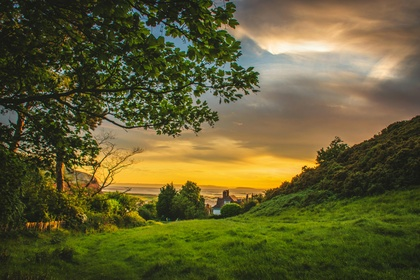
%> input picture Assignment_2/trees.jpg, 420 x 280 px, shrunk from 6000 x 4000 before the run
$ octave func_implementation.m   (GNU Octave 9; MATLAB toolbox functions it lacks are replaced by stand-ins)
%> lines starting %> are read from the running program, lines starting %| are printed output that depends on the picture
%> further down, img is the input picture: size 280x420x3 uint8; mean R, G, B 97, 92, 48.7
### Assignment_2/DCT_calculate.m
%% Problem_1(a), DCT 8x8
function compressed = DCT_calculate(image)

    if size(image, 3) == 3
        gray_img = rgb2gray(image); % ensure RGB to Grey scale
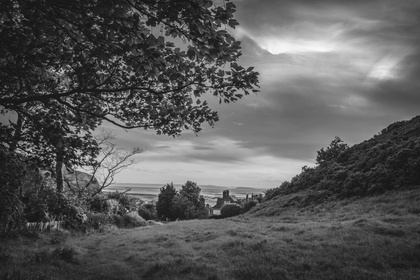
%> gray_img: size 280x420 uint8; min 8, max 250, mean 88.6
    else
        gray_img = image;
    end

    gray_img = double(gray_img); % change uint8 to float
%> gray_img: size 280x420 double
    gray_img = gray_img - 128; % make zero-centered [-128,127] not [0,255]
    [row, column] = size(gray_img);
%> row = 280; column = 420

    row_div_8 = ceil(row/8) * 8; % ensure row divisible by 8
%> row_div_8 = 280
    col_div_8 = ceil(column/8) * 8; % ensure column divisible by
%> col_div_8 = 424

    fill_matrix = padarray(gray_img, [row_div_8 - row, col_div_8 - column], ...
                "replicate", "post"); % fill the missing values
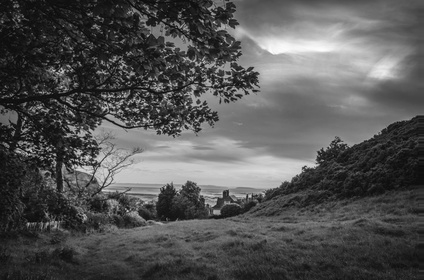
%> fill_matrix: size 280x424 double; min -120, max 122, mean -39.7; drawn with min black and max white

    compressed = zeros(size(fill_matrix));

    for i = 1:8:size(fill_matrix,1)

        for j =1:8:size(fill_matrix, 2)

            bl_8x8 = fill_matrix(i:i+7, j:j+7);
            compressed(i:i+7, j:j+7) = dct2(bl_8x8);

        end

    end
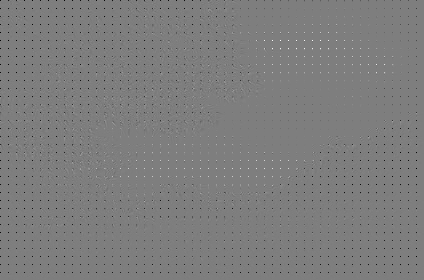
%> compressed: size 280x424 double; min -834.3, max 847.8, mean -4.9; drawn with min black and max white

    figure;
    imshow(uint8(gray_img)), title('Original Image in Gray Scale');
%> after `imshow(uint8(gray_img))`:
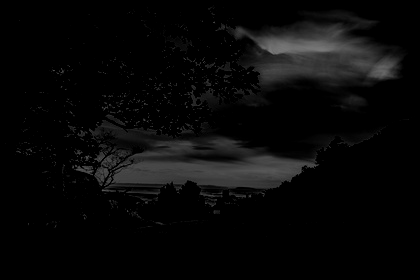
%> displayed picture: size 280x420, on the screen's scale of 0 to 255; min 0, max 122, mean 8.5
%     subplot(1,2,2), imshow(uint8(image)), title('Original Image in RGB');
    disp("DCT row: " + size(compressed,1));
%| DCT row: 280
    disp("DCT column: " + size(compressed,2));
%| DCT column: 424

end

%%

### Assignment_2/IDCT_calculate.m
%% Problem_1(a), IDCT_reconstruction

function reconstruction = IDCT_calculate(DCT)
    reconstruction = zeros(size(DCT));

    for i = 1:8:size(reconstruction,1)

        for j = 1:8:size(reconstruction,2)

            bl_8x8 = DCT(i:i+7, j:j+7);
            reconstruction(i:i+7, j:j+7) = idct2(bl_8x8);

        end

    end

    reconstruction = reconstruction + 128; % back to [0, 255]
    figure;
    imshow(uint8(reconstruction)), title('Reconstructed Image in Gray Scale');
%     subplot(1,2,2), imshow(uint8(repmat(reconstruction, [1, 1, 3]))), title('Reconstructed Image in RGB');

end

%%

### Assignment_2/Mth_coeff.m
%% Problem_1(b), keeping Mth coeff

function compressed = Mth_coeff(image, M)

    if size(image, 3) == 3
        gray_img = rgb2gray(image); % ensure RGB to Grey scale
    else
        gray_img = image;
    end

    gray_img = double(gray_img); % change uint8 to float
    gray_img = gray_img - 128; % make zero-centered [-128,127] not [0,255]
    [row, column] = size(gray_img);

    row_div_8 = ceil(row/8) * 8; % ensure row divisible by 8
    col_div_8 = ceil(column/8) * 8; % ensure column divisible by

    fill_matrix = padarray(gray_img, [row_div_8 - row, col_div_8 - column], ...
                "replicate", "post"); % fill the missing values

    compressed = zeros(size(fill_matrix));
%> the run ends on the next line
    zigzag_idx = jpgzzind(8,8);

    for i = 1:8:size(fill_matrix, 1)
        for j = 1:8:size(fill_matrix, 2)

            bl_8x8 = fill_matrix(i:i+7, j:j+7); % get 8×8 block

            dct_block = dct2(bl_8x8); % 2D DCT

            flatten_com = reshape(dct_block.', 64, 1);

            low_freq_first = flatten_com(zigzag_idx);
            low_freq_first(M+1:end) = 0; % eliminate the rest

            rearrange = zeros(64,1); % back to original 8×8
            rearrange(zigzag_idx) = low_freq_first;
            rearrange = reshape(rearrange, 8, 8).';

            compressed(i:i+7, j:j+7) = rearrange; % store in normal format

        end
    end

end

### Assignment_2/func_implementation.m
%% Problem 1
img = imread('trees.jpg');

%% Problem 1_a, Compression implementation
dct_matrix = DCT_calculate(img);

% save('DCT_M','dct_matrix')

%% Problem 1_a, Reconstruction implementation

DCT = dct_matrix;
idct_matrix = IDCT_calculate(DCT);

%% Problem 1_b, keeping the first M coeff
M = 1;
Mth_keep = Mth_coeff(img, M);
